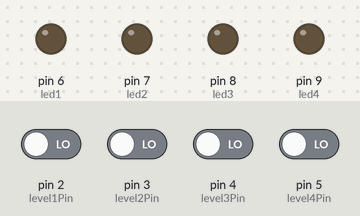
This sketch was run on a simulated Arduino Uno, built with avr-gcc and run on an emulated ATmega328P. Parts: output pins drawn as LEDs (lit = HIGH). The inputs (shaded band) are chosen by the test bench; at power-on: pin 2 (level1Pin), pin 3 (level2Pin), pin 4 (level3Pin), pin 5 (level4Pin) LOW. Not simulated (calls return 0 or success): arduino_secrets.h.

Above: at 1.2 s.
1.3 s: pin 2 (level1Pin) driven HIGH
At 2.4 s:
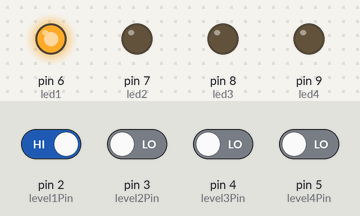
2.8 s: pin 3 (level2Pin) driven HIGH
At 3.6 s:
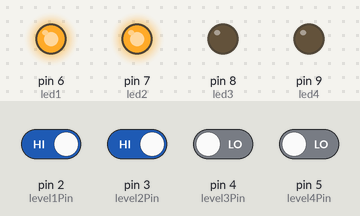
4.3 s: pin 4 (level3Pin) driven HIGH
At 4.7 s:
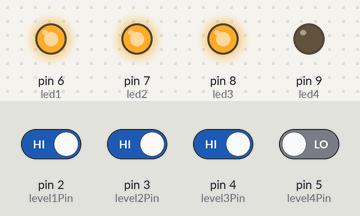
5.8 s: pin 5 (level4Pin) driven HIGH
At 7.0 s:
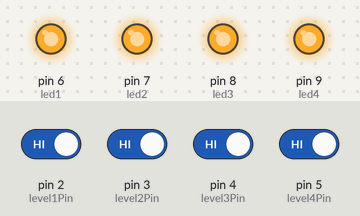
7.3 s: pin 2 (level1Pin) driven LOW
At 8.2 s:
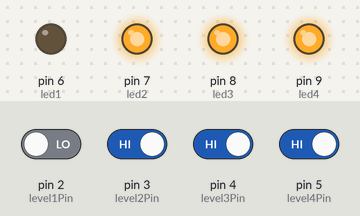
8.8 s: pin 3 (level2Pin) driven LOW
At 9.4 s:
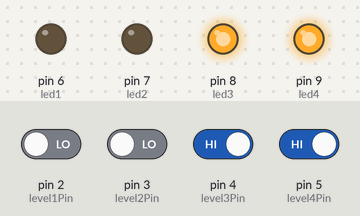
Timing chart, 0 to 11.3 s (numbered marks = the images above; inputs shaded):
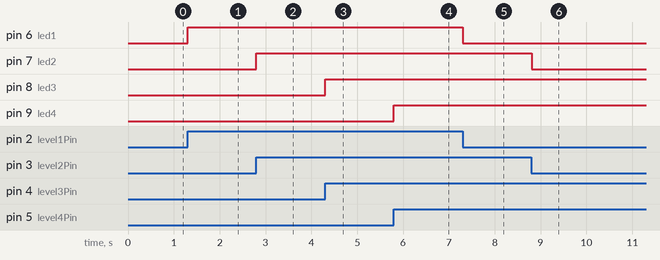

The sketch:

Water_Level_Indicator_Using_LEDs.ino
```cpp
#include "arduino_secrets.h"

// Pin assignment
const int level1Pin = 2; // Lowest level
const int level2Pin = 3;
const int level3Pin = 4;
const int level4Pin = 5; // Highest level

const int led1 = 6;
const int led2 = 7;
const int led3 = 8;
const int led4 = 9;

void setup() {
    // Initialize the water level pins as input
    pinMode(level1Pin, INPUT);
    pinMode(level2Pin, INPUT);
    pinMode(level3Pin, INPUT);
    pinMode(level4Pin, INPUT);

    // Initialize the LEDs as output
    pinMode(led1, OUTPUT);
    pinMode(led2, OUTPUT);
    pinMode(led3, OUTPUT);
    pinMode(led4, OUTPUT);
}

void loop() {
    // Read water level sensors
    int level1 = digitalRead(level1Pin);
    int level2 = digitalRead(level2Pin);
    int level3 = digitalRead(level3Pin);
    int level4 = digitalRead(level4Pin);

    // Control LEDs based on water level
    digitalWrite(led1, level1);
    digitalWrite(led2, level2);
    digitalWrite(led3, level3);
    digitalWrite(led4, level4);

    delay(100); // Short delay for debounce
}
```

Measured:
- after the input at 1.3 s, pin 6 (led1): LOW → HIGH at once
- after the input at 2.8 s, pin 7 (led2): LOW → HIGH at once
- after the input at 4.3 s, pin 8 (led3): LOW → HIGH at once
- after the input at 5.8 s, pin 9 (led4): LOW → HIGH at once
- after the input at 7.3 s, pin 6 (led1): HIGH → LOW at once
- after the input at 8.8 s, pin 7 (led2): HIGH → LOW at once
